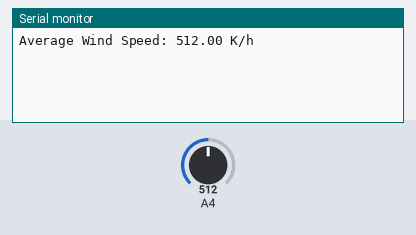
Bench run of a sketch on a simulated Arduino Uno, built with avr-gcc and run on an emulated ATmega328P. Shown: the last lines printed to the serial monitor. Inputs (shaded band) come from the test bench; at power-on: A4 = 512.

Above: at 1.2 s.
1.3 s: A4 set to 716
At 2.6 s:
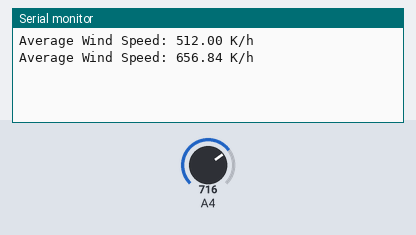
2.8 s: A4 set to 900
At 3.8 s:
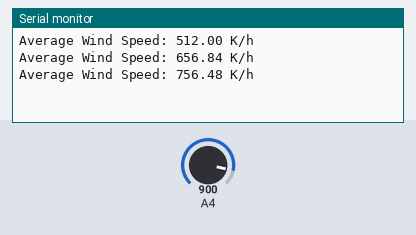
Timing chart, 0 to 5.8 s (numbered marks = the images above; inputs shaded):
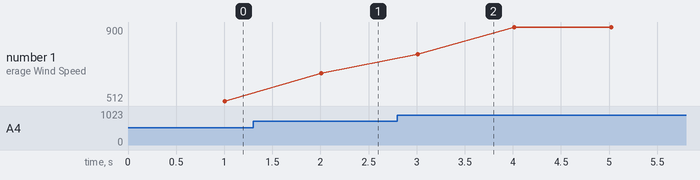

Measured:
- after the input at 1.3 s, the serial monitor: prints a new line after 0.71 s (image 1)
- after the input at 2.8 s, the serial monitor: prints a new line after 0.21 s (image 2)
- plotted number 1: 512 → 656.84 after the input at 1.3 s, 656.84 → 900 after the input at 2.8 s

The sketch:

wind.ino
```cpp
unsigned long previousMillis = 0;
const long interval = 10; // 10 milliseconds between readings
const int reading = 100;  // Total number of readings
int count = 0;
long sum = 0;
bool sampling = false;

void setup() {
  Serial.begin(9600);
}

void loop() {
  static bool printed = false;
  unsigned long currentMillis = millis();

  if (!sampling) {
    // Start a new round of sampling
    sum = 0;
    count = 0;
    printed = false;
    sampling = true;
  }

  if (sampling && (currentMillis - previousMillis >= interval)) {
    previousMillis = currentMillis;

    int rawValue = analogRead(12);
    sum += rawValue;
    count++;

    if (count >= reading) {
      float averageRaw = sum / (float)reading;

      // Convert analog reading to wind speed (assuming 0–1023 maps to 0–32.4 m/s)
      float windSpeed = averageRaw;
      // Print formatted wind speed
      Serial.print("Average Wind Speed: ");
      Serial.print(windSpeed, 2); // 2 decimal places
      Serial.println(" K/h");

      sampling = false;
    }
  }
}
```
